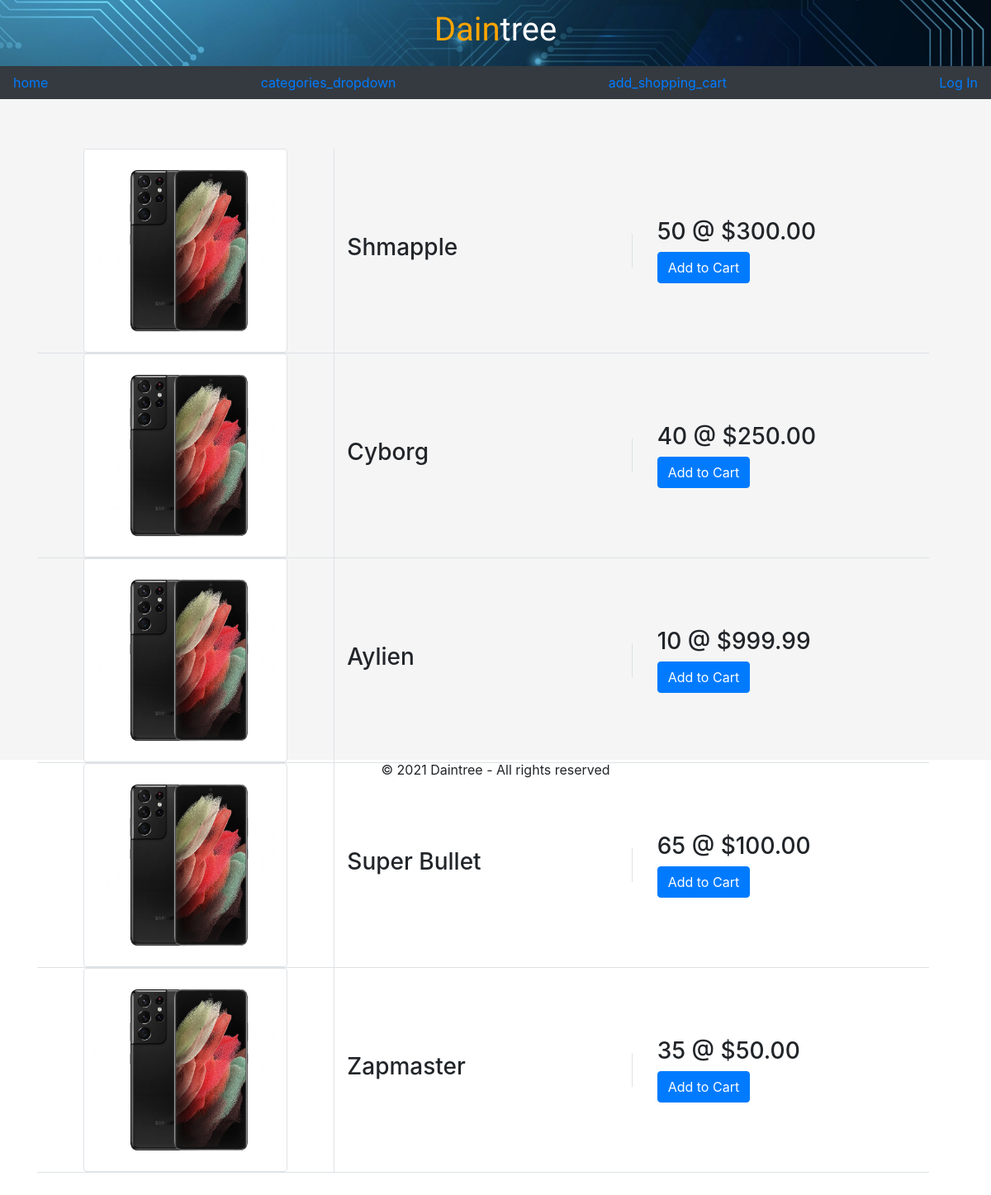
Before: /main.php with the older database file.
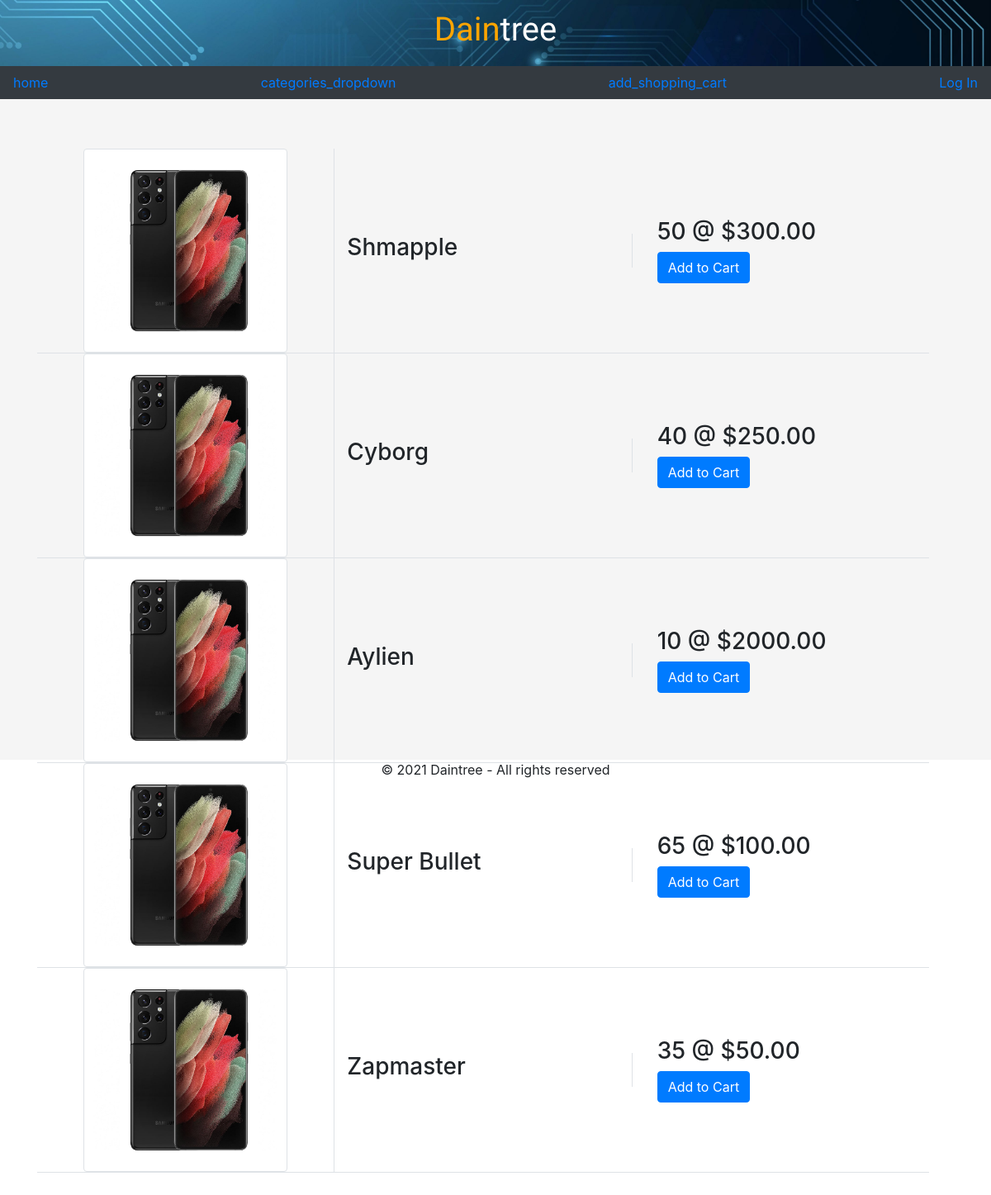
After: the same page with the newer database file.
### tables this page shows
CREATE TABLE IF NOT EXISTS `Product` (
  `prod_id` INT(11) NOT NULL,
  `catagory_id` INT NOT NULL,
  `name` VARCHAR(45) NOT NULL,
  `price` DECIMAL(10,2) NOT NULL,
  `units` INT(11) NOT NULL,
  `description` VARCHAR(100) NULL DEFAULT NULL,
  `image` VARCHAR(45) NULL DEFAULT NULL,
  PRIMARY KEY (`prod_id`),
  INDEX `fk_Product_Category1_idx` (`catagory_id` ASC) ,
  CONSTRAINT `fk_Product_Category1`
    FOREIGN KEY (`catagory_id`)
    REFERENCES `Category` (`catagory_id`)
    ON DELETE NO ACTION
    ON UPDATE NO ACTION);

### products.php (the view)
<?php
    include ('connection.php');
    $sql = 'select * from product;';
    $result = mysqli_query($dbc, $sql);
    while($row = mysqli_fetch_array($result)){
        echo "<div class='row border-bottom'>
        <div class='col-sm border-right'>
            <div class='prodImage'>
                <img class='img-fluid img-thumbnail'";
        echo " src='./includes/resources/images/sample.jpg'>
            </div>
        </div>
        <div class='col-sm border-right' style='margin:auto;'>
            <h3>";
        print $row['name'];
        echo"</h3>
        </div>
        <div class='col-sm' style='margin:auto;'>
            <div class='row container'>
                <div class='col-sm'>
                    <h3>";
                print $row['units'] . ' @ $' . $row['price'];
        echo "</h3>
                <button type='button' class='btn btn-primary' data-toggle='modal' data-target='#exampleModal'>
                    Add to Cart
                </button>
                    </div>
                </div>
            </div>
        </div>";
    }
?>

### main.php (shortened to what this page needs)
<?php
    print "<div id='header' class='sticky'>";
        include ('header.php');
        include ('menu.php');
    print "</div>";
?>
<div id='main'>
    <div id='products'>
        <?php
            include ('products.php');
        ?>
    </div>
</div>
<?php
    include ('footer.php');
?>

### header.php (shortened to what this page needs)
<!DOCTYPE html>
<html>
    <head>
        <link rel="stylesheet" href="includes/styles.css">
        <link rel="stylesheet" href="https://stackpath.bootstrapcdn.com/bootstrap/4.3.1/css/bootstrap.min.css">
    </head>
    <body>
        <div id='title'>
        <h1><a href="main.php"><span style='color: orange;'>Dain</span>tree</a></h1>
        </div>

### menu.php
<div id='navbar' class='navbar navbar-dark bg-dark'>
    <div id='navHome'><a href='main.php'>home</a></div>
    <div id='navCategories'><a href='#'>categories_dropdown</a></div>
    <div id='navCart' class='material-icons'><a href='cart.php'>add_shopping_cart</a></div>
    <div id='loggedInText'><a href='loginForm.php'><?php echo 'Log In' ?></a></div>
</div>

### footer.php
<div class='container'>
    <footer class='footer' style='text-align: center;'>
        <p>&copy; 2021 Daintree - All rights reserved</p>
    </footer>
</div>
    </body>
</html>

### includes/styles.css (style rules this page uses)
#header { align-content: center; height: 100px; width: 100%; background-image: url("./resources/images/bg.jpg"); background-size: cover; top: 0; position: absolute; }
h1 { font-family: 'Days One', sans-serif; }
#title { width: 100%; height: 80%; padding-top: 12px; text-align: center; vertical-align: middle; color: white; }
#title h1 a { color: white; text-decoration: none; }
.sticky { position: fixed !important; z-index: 100; }
#navbar { width: auto; background-color: #003366; }
#main { clear: both; width: 100%; background-color:whitesmoke; bottom: 0; z-index: -2; height: 100vh; }
#products { margin-top: 120px; position: relative; padding: 5%; }
.row { max-height: 400px; display: block; width: 100%; }
.prodImage { width: 75%; margin: auto; }
.footer { width: auto; bottom: 0; }

Changed rows visible on the page:
changed product "Aylien": price "999.99" → "2000.00"
